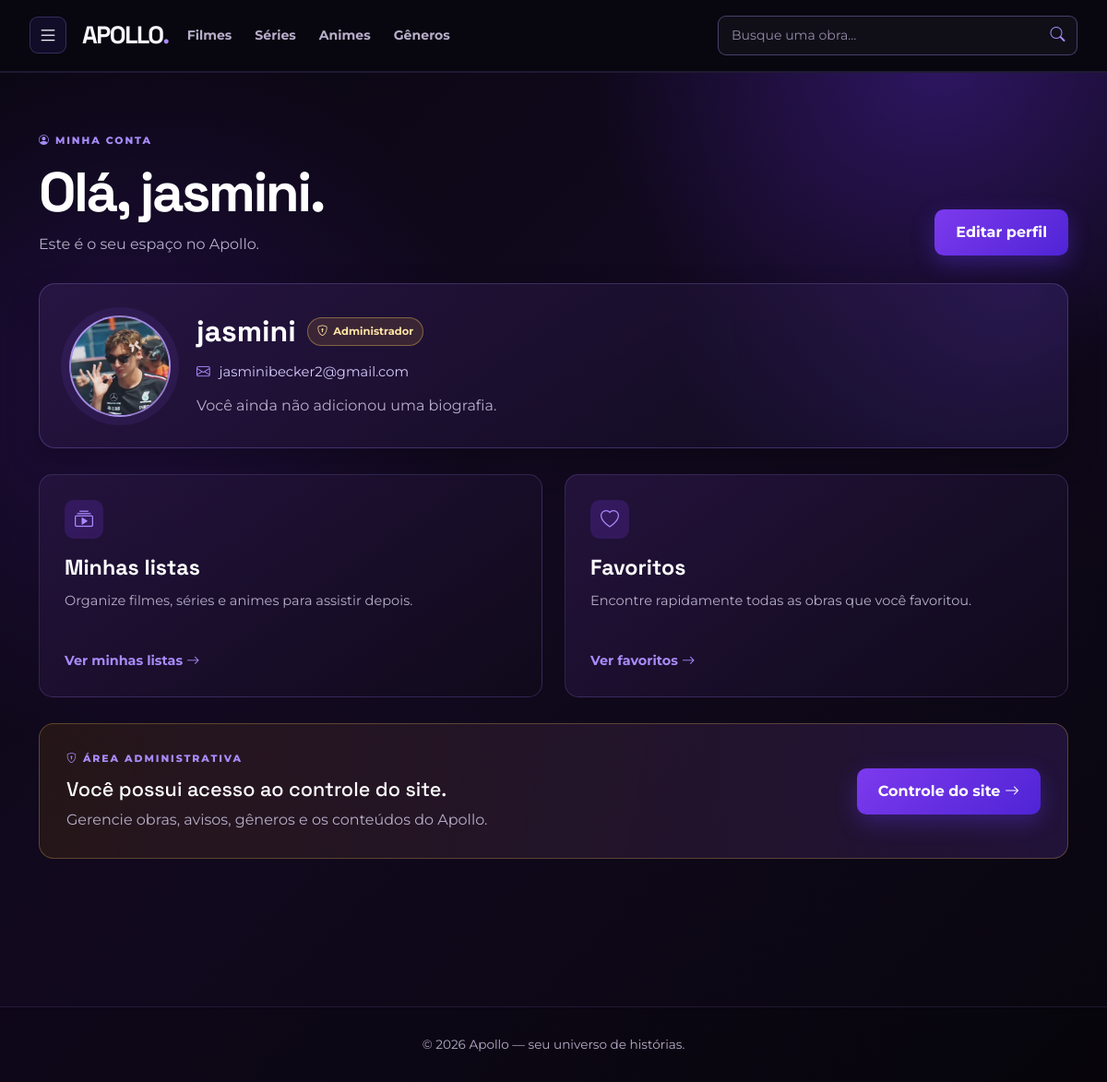
/Usuario/Perfil.php (signed in), run on an earlier commit of the app's database.
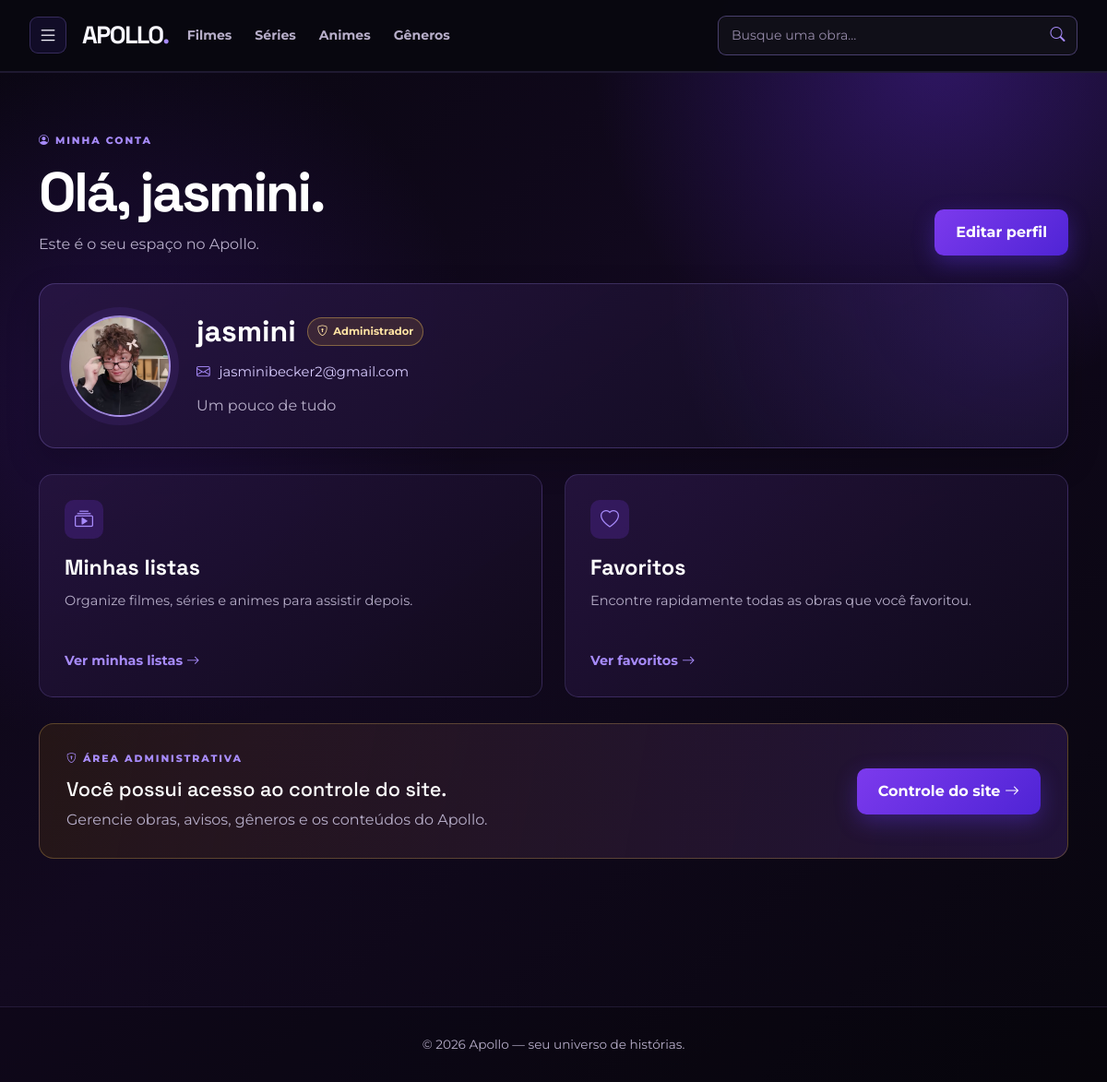
And on a later commit of the database.
### tables this page shows
CREATE TABLE `usuarios` (
  `id` int UNSIGNED NOT NULL,
  `nome` varchar(120) NOT NULL,
  `email` varchar(150) NOT NULL,
  `senha` varchar(255) NOT NULL,
  `tipo` enum('usuario','admin') NOT NULL DEFAULT 'usuario',
  `email_verificado` tinyint(1) NOT NULL DEFAULT '0',
  `foto` varchar(500) DEFAULT NULL,
  `bio` varchar(255) DEFAULT NULL,
  `criado_em` timestamp NULL DEFAULT CURRENT_TIMESTAMP
);

### www/includes/autenticacao.php (called while the page is built, shortened)
<?php
require_once __DIR__ . '/functions.php';
function usuarioLogado()
{
    return isset($_SESSION['usuario_id']);
}
function idUsuarioLogado()
{
    return $_SESSION['usuario_id'] ?? null;
}
function usuarioAtual()
{
    static $usuario = null;
    static $buscouUsuario = false;
    if ($buscouUsuario) {
        return $usuario;
    }
    $buscouUsuario = true;
    $conexao = conectarBanco();
    $sql = "
        SELECT id, nome, email, foto, bio, tipo
        FROM usuarios
        WHERE id = :id
    ";
    $consulta = $conexao->prepare($sql);
    $consulta->execute([
        ':id' => idUsuarioLogado()
    ]);
    $usuario = $consulta->fetch();
    return $usuario;
}
function usuarioEhAdmin()
{
    $usuario = usuarioAtual();
    return $usuario && $usuario['tipo'] === 'admin';
}

### www/includes/functions.php (called while the page is built, shortened)
<?php
function e($texto)
{
    return htmlspecialchars($texto ?? '', ENT_QUOTES, 'UTF-8');
}

### www/Usuario/Perfil.php (the view, shortened to what the changed rows need)
<?php
require_once __DIR__ . '/../includes/autenticacao.php';
$usuario = usuarioAtual();
$inicial = strtoupper(substr($usuario['nome'], 0, 1));
$tipoConta = $usuario['tipo'] === 'admin' ? 'Administrador' : 'Usuário';
?>
<!DOCTYPE html>
<html lang="pt-BR">
<head>
    <link href="https://cdn.jsdelivr.net/npm/bootstrap@5.3.8/dist/css/bootstrap.min.css" rel="stylesheet">
    <link rel="stylesheet" href="https://cdn.jsdelivr.net/npm/bootstrap-icons@1.11.3/font/bootstrap-icons.min.css">
    <link rel="stylesheet" href="../css/styles.css">
</head>
<body>
    <main class="container pagina-perfil">
        <section class="cabecalho-perfil">
            <div>
                <p class="etiqueta-autenticacao">
                    <i class="bi bi-person-circle"></i> MINHA CONTA
                </p>
                <h1>Olá, <?= e($usuario['nome']) ?>.</h1>
                <p>Este é o seu espaço no Apollo.</p>
            </div>
        </section>
        <section class="cartao-perfil">
            <div class="foto-perfil">
                <?php if (!empty($usuario['foto'])): ?>
                    <img
                        src="<?= e($usuario['foto']) ?>"
                        alt="Foto de <?= e($usuario['nome']) ?>">
                <?php else: ?>
                    <span><?= e($inicial) ?></span>
                <?php endif; ?>
            </div>
            <div class="dados-perfil">
                <div class="nome-perfil">
                    <h2><?= e($usuario['nome']) ?></h2>
                    <span class="selo-tipo <?= $usuario['tipo'] === 'admin' ? 'administrador' : '' ?>">
                        <i class="bi <?= $usuario['tipo'] === 'admin' ? 'bi-shield-lock' : 'bi-person' ?>"></i>
                        <?= $tipoConta ?>
                    </span>
                </div>
                <p class="email-perfil">
                    <i class="bi bi-envelope"></i>
                    <?= e($usuario['email']) ?>
                </p>
                <p class="bio-perfil">
                    <?= !empty($usuario['bio'])
                        ? e($usuario['bio'])
                        : 'Você ainda não adicionou uma biografia.' ?>
                </p>
            </div>
        </section>
        <section class="row g-4 mt-1">
            <div class="col-md-6">
                <article class="card painel-perfil h-100">
                    <div class="card-body">
                        <h2>Minhas listas</h2>
                    </div>
                </article>
            </div>
            <div class="col-md-6">
                <article class="card painel-perfil h-100">
                    <div class="card-body">
                        <h2>Favoritos</h2>
                    </div>
                </article>
            </div>
        </section>
        <?php if ($usuario['tipo'] === 'admin'): ?>
            <section class="painel-admin">
                <div>
                    <h2>Você possui acesso ao controle do site.</h2>
                </div>
            </section>
        <?php endif; ?>
    </main>
</body>
</html>

What changed in the data, as far as the page shows it:
changed usuarios "jasmini": foto: a different picture; bio (not shown) → "Um pouco de tudo"
Also different on the page:
text no longer shown: "Você ainda não adicionou uma biografia."
